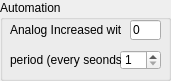
        <widget class="QGroupBox" name="groupBox_19">
         <property name="geometry">
          <rect>
           <x>10</x>
           <y>150</y>
           <width>171</width>
           <height>81</height>
          </rect>
         </property>
         <property name="title">
          <string>Automation</string>
         </property>
         <widget class="QSpinBox" name="serverEdit_3">
          <property name="geometry">
           <rect>
            <x>120</x>
            <y>50</y>
            <width>41</width>
            <height>20</height>
           </rect>
          </property>
          <property name="sizePolicy">
           <sizepolicy hsizetype="Maximum" vsizetype="Fixed">
            <horstretch>0</horstretch>
            <verstretch>0</verstretch>
           </sizepolicy>
          </property>
          <property name="minimum">
           <number>1</number>
          </property>
          <property name="maximum">
           <number>247</number>
          </property>
         </widget>
         <widget class="QLabel" name="label_66">
          <property name="geometry">
           <rect>
            <x>10</x>
            <y>20</y>
            <width>111</width>
            <height>20</height>
           </rect>
          </property>
          <property name="sizePolicy">
           <sizepolicy hsizetype="Maximum" vsizetype="Preferred">
            <horstretch>0</horstretch>
            <verstretch>0</verstretch>
           </sizepolicy>
          </property>
          <property name="text">
           <string>Analog Increased with</string>
          </property>
         </widget>
         <widget class="QLineEdit" name="lineEdit_18">
          <property name="geometry">
           <rect>
            <x>130</x>
            <y>20</y>
            <width>31</width>
            <height>20</height>
           </rect>
          </property>
          <property name="text">
           <string>0</string>
          </property>
         </widget>
         <widget class="QLabel" name="label_71">
          <property name="geometry">
           <rect>
            <x>10</x>
            <y>50</y>
            <width>111</width>
            <height>20</height>
           </rect>
          </property>
          <property name="sizePolicy">
           <sizepolicy hsizetype="Maximum" vsizetype="Preferred">
            <horstretch>0</horstretch>
            <verstretch>0</verstretch>
           </sizepolicy>
          </property>
          <property name="text">
           <string>period (every seonds)</string>
          </property>
         </widget>
        </widget>
